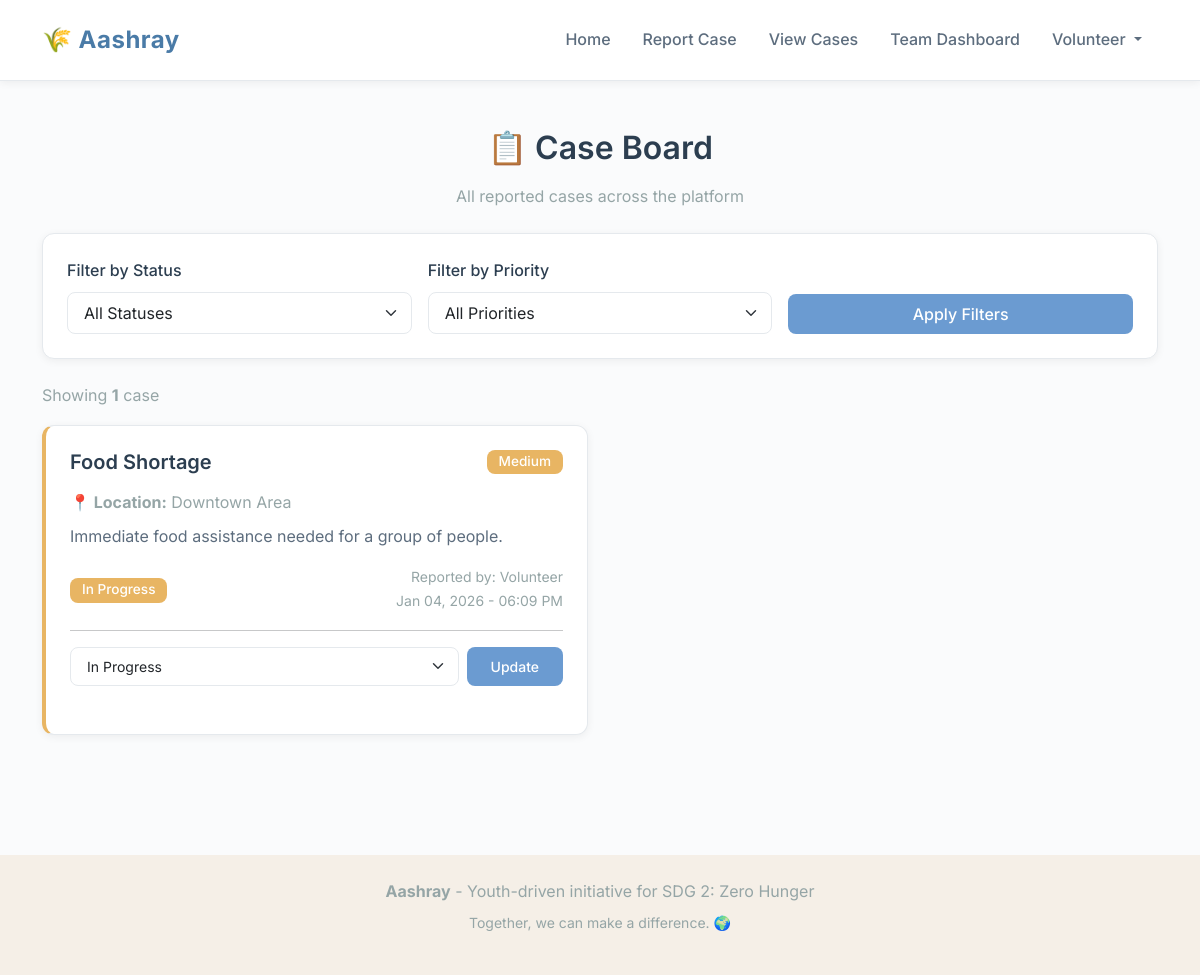
Screenshot of /cases/ (signed in) with the database file from the repository.
### cases/models.py (models this page shows, shortened)
class Case(models.Model):
    PRIORITY_CHOICES = [
        ('HIGH', 'High'),
        ('MEDIUM', 'Medium'),
        ('LOW', 'Low'),
    ]
    STATUS_CHOICES = [
        ('PENDING', 'Pending'),
        ('VALIDATED', 'Validated'),
        ('IN_PROGRESS', 'In Progress'),
        ('RESOLVED', 'Resolved'),
        ('FORWARDED', 'Forwarded'),
    ]
    case_type = models.CharField(max_length=100, help_text="Type of case (e.g., Food Shortage, Malnutrition)")
    place_spotted = models.CharField(max_length=255, help_text="Location where the case was spotted")
    needs = models.TextField(help_text="Description of needs and situation")
    priority = models.CharField(max_length=10, choices=PRIORITY_CHOICES, default='MEDIUM')
    image = models.ImageField(upload_to='case_images/', blank=True, null=True, help_text="Optional image of the situation")
    status = models.CharField(max_length=15, choices=STATUS_CHOICES, default='PENDING')
    reported_by = models.ForeignKey(User, on_delete=models.CASCADE, related_name='reported_cases')
    created_at = models.DateTimeField(auto_now_add=True)
    updated_at = models.DateTimeField(auto_now=True)
    class Meta:
        ordering = ['-created_at']
        verbose_name = 'Case'
        verbose_name_plural = 'Cases'
    def get_priority_badge_class(self):
        return {
            'HIGH': 'danger',
            'MEDIUM': 'warning',
            'LOW': 'info',
        }.get(self.priority, 'secondary')
    def get_status_badge_class(self):
        return {
            'PENDING': 'secondary',
            'VALIDATED': 'primary',
            'IN_PROGRESS': 'warning',
            'RESOLVED': 'success',
            'FORWARDED': 'info',
        }.get(self.status, 'secondary')

### cases/views.py (the view)
# urls.py: path('cases/', views.case_board, name='case_board'),
@volunteer_required
def case_board(request):
    cases = Case.objects.all()
    status_filter = request.GET.get('status')
    if status_filter:
        cases = cases.filter(status=status_filter)
    priority_filter = request.GET.get('priority')
    if priority_filter:
        cases = cases.filter(priority=priority_filter)
    context = {
        'cases': cases,
        'status_choices': Case.STATUS_CHOICES,
        'priority_choices': Case.PRIORITY_CHOICES,
        'current_status': status_filter,
        'current_priority': priority_filter,
    }
    return render(request, 'cases/case_board.html', context)

### templates/cases/case_board.html (shortened to what this page needs)
{% extends 'base.html' %}
{% load static %}
{% block content %}
<div class="container py-5">
    <div class="text-center mb-4">
        <h1>📋 Case Board</h1>
        <p class="text-muted">All reported cases across the platform</p>
    </div>
    <div class="card mb-4">
        <div class="card-body">
            <form method="get" action="{% url 'case_board' %}">
                <div class="row g-3">
                    <div class="col-md-4">
                        <label for="status" class="form-label">Filter by Status</label>
                        <select name="status" id="status" class="form-select">
                            <option value="">All Statuses</option>
                        </select>
                    </div>
                    <div class="col-md-4">
                        <label for="priority" class="form-label">Filter by Priority</label>
                        <select name="priority" id="priority" class="form-select">
                            <option value="">All Priorities</option>
                        </select>
                    </div>
                    <div class="col-md-4 d-flex align-items-end">
                        <button type="submit" class="btn btn-primary w-100">Apply Filters</button>
                    </div>
                </div>
            </form>
        </div>
    </div>
    <div class="mb-3">
        <p class="text-muted">Showing <strong>{{ cases.count }}</strong> case{{ cases.count|pluralize }}</p>
    </div>
    {% if cases %}
    <div class="row">
        {% for case in cases %}
        <div class="col-lg-6 mb-4">
            <div class="card case-item priority-{{ case.priority }} h-100">
                <div class="card-body">
                    <div class="d-flex justify-content-between align-items-start mb-3">
                        <h5 class="card-title mb-0">{{ case.case_type }}</h5>
                        <span class="badge bg-{{ case.get_priority_badge_class }}">{{ case.get_priority_display }}</span>
                    </div>
                    <p class="text-muted mb-2">
                        <strong>📍 Location:</strong> {{ case.place_spotted }}
                    </p>
                    <p class="card-text mb-3">{{ case.needs }}</p>
                    <div class="d-flex justify-content-between align-items-center">
                        <div>
                            <span class="badge bg-{{ case.get_status_badge_class }}">{{ case.get_status_display }}</span>
                        </div>
                        <div class="text-end">
                            <small class="text-muted d-block">Reported by: {{ case.reported_by.first_name|default:case.reported_by.username }}</small>
                            <small class="text-muted">{{ case.created_at|date:"M d, Y - h:i A" }}</small>
                        </div>
                    </div>
                    {% if user.is_superuser %}
                    <hr>
                    <form method="post" action="{% url 'update_case_status' case.id %}" class="d-flex gap-2">
                        {% csrf_token %}
                        <select name="status" class="form-select form-select-sm">
                            {% for value, label in status_choices %}
                            <option value="{{ value }}" {% if case.status == value %}selected{% endif %}>{{ label }}
                            </option>
                            {% endfor %}
                        </select>
                        <button type="submit" class="btn btn-sm btn-primary">Update</button>
                    </form>
                    {% else %}
                    {% for group in user.groups.all %}
                    {% if group.name == 'Team' %}
                    <hr>
                    <form method="post" action="{% url 'update_case_status' case.id %}" class="d-flex gap-2">
                        <select name="status" class="form-select form-select-sm">
                            {% for value, label in status_choices %}
                            <option value="{{ value }}" {% if case.status == value %}selected{% endif %}>{{ label }}
                            </option>
                            {% endfor %}
                        </select>
                        <button type="submit" class="btn btn-sm btn-primary">Update</button>
                    </form>
                    {% endif %}
                    {% endfor %}
                    {% endif %}
                </div>
            </div>
        </div>
        {% endfor %}
    </div>
    {% else %}
    <div class="alert alert-info text-center">
        <h5>No cases found</h5>
        <p class="mb-0">Try adjusting your filters or check back later.</p>
    </div>
    {% endif %}
</div>
{% endblock %}

### templates/base.html (shortened to what this page needs)
{% load static %}
<!DOCTYPE html>
<html lang="en">
<head>
    <link href="https://cdn.jsdelivr.net/npm/bootstrap@5.3.0/dist/css/bootstrap.min.css" rel="stylesheet">
    <link rel="stylesheet" href="{% static 'css/style.css' %}">
</head>
<body>
    {% if user.is_authenticated %}
    <nav class="navbar navbar-expand-lg">
        <div class="container">
            <a class="navbar-brand" href="{% url 'volunteer_home' %}">🌾 Aashray</a>
            <div class="collapse navbar-collapse" id="navbarNav">
                <ul class="navbar-nav ms-auto">
                    <li class="nav-item">
                        <a class="nav-link" href="{% url 'volunteer_home' %}">Home</a>
                    </li>
                    <li class="nav-item">
                        <a class="nav-link" href="{% url 'report_case' %}">Report Case</a>
                    </li>
                    <li class="nav-item">
                        <a class="nav-link" href="{% url 'case_board' %}">View Cases</a>
                    </li>
                    {% if user.is_superuser %}
                    <li class="nav-item">
                        <a class="nav-link" href="{% url 'team_dashboard' %}">Team Dashboard</a>
                    </li>
                    {% else %}
                    {% for group in user.groups.all %}
                    {% if group.name == 'Team' %}
                    <li class="nav-item">
                        <a class="nav-link" href="{% url 'team_dashboard' %}">Team Dashboard</a>
                    </li>
                    {% endif %}
                    {% endfor %}
                    {% endif %}
                    <li class="nav-item dropdown">
                        <a class="nav-link dropdown-toggle" href="#" id="userDropdown" role="button"
                            data-bs-toggle="dropdown">
                            {{ user.first_name|default:user.username }}
                        </a>
                    </li>
                </ul>
            </div>
        </div>
    </nav>
    {% endif %}
    <main>
        {% block content %}{% endblock %}
    </main>
    <footer class="mt-5 py-4 bg-light">
        <div class="container text-center">
            <p class="text-muted mb-0">
                <strong>Aashray</strong> - Youth-driven initiative for SDG 2: Zero Hunger
            </p>
            <p class="text-muted small mt-2">
                Together, we can make a difference. 🌍
            </p>
        </div>
    </footer>
</body>
</html>

### static/css/style.css (style rules this page uses)
:root { --color-primary: #6B9BD1; --color-primary-light: #A8C9E8; --color-primary-dark: #4A7BA7; --color-secondary: #8FBC8F; --color-secondary-light: #B8D4B8; --color-accent: #E8D5B7; --color-accent-light: #F5EFE7; --color-background: #FAFBFC; --color-surface: #FFFFFF; --color-border: #E5E9ED; --color-text-primary: #2C3E50; --color-text-secondary: #5D6D7E; --color-text-muted: #95A5A6; --color-success: #7FB685; --color-warning: #E8B563; --color-danger: #D98B8B; --color-info: #7EAED3; --spacing-xs: 0.5rem; --spacing-sm: 1rem; --spacing-md: 1.5rem; --spacing-lg: 2rem; --spacing-xl: 3rem; --radius-sm: 8px; --radius-md: 12px; --radius-lg: 16px; --shadow-sm: 0 2px 8px rgba(0, 0, 0, 0.06); --shadow-md: 0 4px 16px rgba(0, 0, 0, 0.08); --shadow-lg: 0 8px 24px rgba(0, 0, 0, 0.1); }
body { font-family: 'Inter', 'Segoe UI', Tahoma, Geneva, Verdana, sans-serif; background-color: var(--color-background); color: var(--color-text-primary); line-height: 1.6; margin: 0; padding: 0; }
h1, h2, h3, h4, h5, h6 { color: var(--color-text-primary); font-weight: 600; margin-bottom: var(--spacing-sm); }
h1 { font-size: 2rem; }
p { color: var(--color-text-secondary); margin-bottom: var(--spacing-sm); }
.navbar { background-color: var(--color-surface); border-bottom: 1px solid var(--color-border); box-shadow: var(--shadow-sm); padding: var(--spacing-sm) 0; }
.navbar-brand { font-size: 1.5rem; font-weight: 700; color: var(--color-primary-dark) !important; letter-spacing: 0.5px; }
.nav-link { color: var(--color-text-secondary) !important; font-weight: 500; padding: var(--spacing-xs) var(--spacing-sm) !important; border-radius: var(--radius-sm); transition: all 0.3s ease; }
.card { background-color: var(--color-surface); border: 1px solid var(--color-border); border-radius: var(--radius-md); box-shadow: var(--shadow-sm); transition: all 0.3s ease; margin-bottom: var(--spacing-md); }
.card-body { padding: var(--spacing-md); }
.card-title { color: var(--color-text-primary); font-weight: 600; margin-bottom: var(--spacing-sm); }
.card-text { color: var(--color-text-secondary); }
.btn { border-radius: var(--radius-sm); padding: var(--spacing-xs) var(--spacing-md); font-weight: 500; transition: all 0.3s ease; border: none; }
.btn-primary { background-color: var(--color-primary); color: white; }
.form-control, .form-select { border: 1px solid var(--color-border); border-radius: var(--radius-sm); padding: var(--spacing-xs) var(--spacing-sm); transition: all 0.3s ease; background-color: var(--color-surface); }
.form-label { color: var(--color-text-primary); font-weight: 500; margin-bottom: var(--spacing-xs); }
.badge { padding: 0.35rem 0.75rem; border-radius: var(--radius-sm); font-weight: 500; font-size: 0.85rem; }
.badge.bg-warning { background-color: var(--color-warning) !important; }
.case-item { border-left: 4px solid var(--color-primary); transition: all 0.3s ease; }
.case-item.priority-MEDIUM { border-left-color: var(--color-warning); }
.text-muted { color: var(--color-text-muted) !important; }
.bg-light { background-color: var(--color-accent-light) !important; }

### rows the page displays
Case: case_type "Food Shortage", priority "Medium", place_spotted "Downtown Area", needs "Immediate food assistance needed for a group of people.", status "In Progress", reported_by.first_name "Volunteer", created_at "Jan 04, 2026 - 06:09 PM"

### other values shown
{{ user.first_name|default:user.username }} "Volunteer"
{{ cases.count }} "1"
form field status "In Progress"
